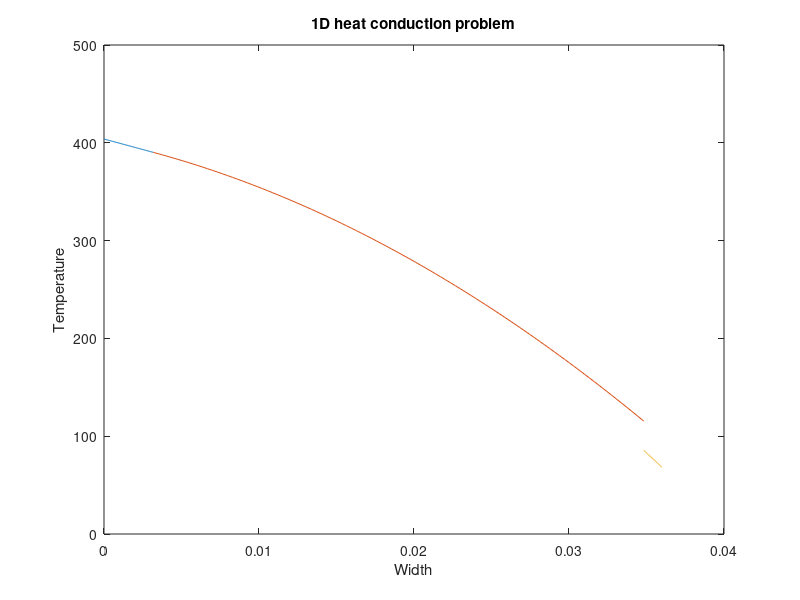

Source code (MATLAB):
function F=driver

% clear the console screen
clc; close all;clf
% load the data structure with info pertaining to the physical problem
global dat
dat.condu=@condu;
dat.esrc=@esrc;
dat.hgap=15764;
dat.hcv=20000;
dat.width=[0.003175 0.034823 0.036];
bc.left.type=1; %0=neumann, 1=robin, 2=dirichlet
bc.left.C=400; % (that data is C in: kdu/dn=C // u-k/hcv*du/dn =C // u=C)
bc.rite.type=1;
bc.rite.C=80;
dat.bc=bc; clear bc;

verif_hc_eq;

return
end

%%%%%%%%%%%%%%%%%%%%%%%%%%%%%%%%%%%%%
function verif_hc_eq
global dat

cd=dat.condu; src=dat.esrc; hgap=dat.hgap; hcv=dat.hcv; L=dat.width; 

% general form of the solution:
% Zone 1 : T1 = B1*x + E1
% dT1/dx= B1
% Zone 2 : T2 = -q/(2*k2)*(x.^2) + B2*x + E2 = Y2*(x.^2) + B2*x + E2
% dT2/dx= -q/k2*x + B2 = Y1*x + B2
% Zone 3 : T3 = B3*x + E3
% dT3/dx= B3

% definition of 2 coefficients
Y1=-src(L(2))/cd(L(1));
Y2=-src(L(2))/(2*cd(L(2)));

switch dat.bc.left.type
    case 0 % Neumann
        % k1*du1/dn=C on the left becomes: -k1*du1/dx=C 
        % <==> -k1*B1=C <==> B1=-C/k1
        mat(1,1:6) =[1,0,0,0,0,0];
        b(1) = -dat.bc.left.C / cd(L(1));
    case 1 % Robin
        % u1-k1/hcv*du1/dn =C on the left becomes: u1+k1/hcv*du1/dx =C
        % <==> k1/hcv*B1+E1=C
        mat(1,1:6) =[cd(L(1))/hcv,1,0,0,0,0]; %cd(L(1))=cd(L(0)) in the function definition
        b(1) = dat.bc.left.C;
    case 2 % Dirichlet
        % u1=C <==> E1=C
        mat(1,1:6) =[0,1,0,0,0,0];
        b(1) = dat.bc.left.C;
end
switch dat.bc.rite.type
    case 0 % Neumann
        % k3*du3/dn=C on the right becomes: k3*du3/dx=C 
        % <==> k3*B3=C <==> B3=C/k3
        mat(6,1:6) =[0,0,0,0,1,0];
        b(6) = dat.bc.rite.C / cd(L(3));
    case 1 % Robin
        % u3-k3/hcv*du3/dn =C on the right becomes: u3-k3/hcv*du3/dx =C
        % <==> (L3-k3/hcv)B3+E3=C
        mat(6,1:6) =[0,0,0,0,L(3)-cd(L(3))/hcv,1];
        b(6) = dat.bc.rite.C;
    case 2 % Dirichlet
        % u3=C <==> B3*L+E3=C
        mat(6,1:6) =[0,0,0,0,L(3),1];
        b(6) = dat.bc.rite.C;
end

% fixed conditions
% continuity of T and flux between zone 1 and zone 2 (interface L1)
% T1(L1)=T2(L1) <==> B1*L1+E1=Y2*(L1^2)+B2*L1+E2
% <==> B1*L1+E1-B2*L1-E2=Y2*(L1^2)
mat(2,1:6) =[L(1),1,-L(1),-1,0,0];
b(2) =Y2*L(1)*L(1);
% phi1(L1)=phi2(L1) <==> k1*B1=k2*(Y1*L1+B2)
% <==> (k1/k2)*B1-B2=Y1*L1
mat(3,1:6) =[cd(L(1))/cd(L(2)),0,-1,0,0,0];
b(3) =Y1*L(1);

% discontinuity of T between zone 2 and zone 3 (interface L2)
% T2(L2)=Y2*(L2^2)+B2*L2+E2
% T3(L2)=B3*L2+E3
% Tg=(T2(L2)+T3(L2))/2
% -k2*dT2/dx=hgap(T2(L2)-Tg)
% <==> -k2(-q/k2*L2+B2)=hgap(T2(L2)-T3(L2))/2
% <==> (2k2+L2*hgap)B2+hgap*E2-L2*hgap*B3-hgap*E3=-hgap*Y2*(L2^2)+2*q*L2
mat(4,1:6) =[0,0,2*cd(L(2))+L(2)*hgap,hgap,-L(2)*hgap,-hgap];
b(4) =-hgap*Y2*L(2)*L(2)+2*src(L(2))*L(2);
% -k3*dT3/dx=hgap(Tg-T3(L2))
% <==> -k3*B3=hgap(T2(L2)-T3(L2))/2
% <==> L2*hgap*B2+hgap*E2+(2k3-L2*hgap)*B3-hgap*E3=-hgap*Y2*(L2^2)
mat(5,1:6) =[0,0,L(2)*hgap,hgap,2*cd(L(3))-L(2)*hgap,-hgap];
b(5) =-hgap*Y2*L(2)*L(2);

% get coefficient for the analytical solution
a=mat\b';
x1=linspace(0,L(1));
x2=linspace(L(1),L(2));
x3=linspace(L(2),L(3));
y1=a(1)*x1+a(2);
y2=Y2*(x2.^2)+a(3)*x2+a(4);
y3=a(5)*x3+a(6);

plot(x1,y1,x2,y2,x3,y3); hold all;
title('1D heat conduction problem')
xlabel('Width')
ylabel('Temperature')

return
end

%%%%%%%%%%%%%%%%%%%%%%%%%%%%%%%%%%%%%
function y=condu(x)
global dat
if x<=dat.width(2)
    y=18;
else
    y=16;
end
return
end
%%%%%%%%%%%%%%%%%%%%%%%%%%%%%%%%%%%%%
function y=esrc(x)
global dat
if (x>dat.width(1) & x<=dat.width(2)) 
    y=5000000;
else
    y=0;
end
return
end
%%%%%%%%%%%%%%%%%%%%%%%%%%%%%%%%%%%%%